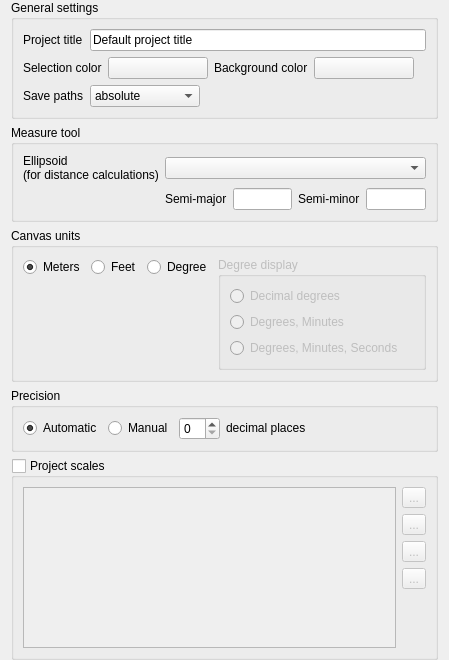
             <widget class="QWidget" name="scrollAreaWidgetContents_2">
              <property name="geometry">
               <rect>
                <x>0</x>
                <y>0</y>
                <width>449</width>
                <height>660</height>
               </rect>
              </property>
              <layout class="QVBoxLayout" name="verticalLayout_8">
               <property name="topMargin">
                <number>0</number>
               </property>
               <property name="bottomMargin">
                <number>0</number>
               </property>
               <item>
                <widget class="QgsCollapsibleGroupBox" name="titleBox">
                 <property name="title">
                  <string>General settings</string>
                 </property>
                 <property name="syncGroup" stdset="0">
                  <string notr="true">projgeneral</string>
                 </property>
                 <layout class="QGridLayout" name="gridLayout_26">
                  <item row="2" column="2" colspan="2">
                   <spacer>
                    <property name="orientation">
                     <enum>Qt::Horizontal</enum>
                    </property>
                    <property name="sizeHint" stdset="0">
                     <size>
                      <width>40</width>
                      <height>20</height>
                     </size>
                    </property>
                   </spacer>
                  </item>
                  <item row="2" column="1">
                   <widget class="QComboBox" name="cbxAbsolutePath">
                    <item>
                     <property name="text">
                      <string>absolute</string>
                     </property>
                    </item>
                    <item>
                     <property name="text">
                      <string>relative</string>
                     </property>
                    </item>
                   </widget>
                  </item>
                  <item row="1" column="0" colspan="4">
                   <layout class="QHBoxLayout" name="horizontalLayout_5">
                    <item>
                     <widget class="QLabel" name="textLabel1">
                      <property name="sizePolicy">
                       <sizepolicy hsizetype="Maximum" vsizetype="Preferred">
                        <horstretch>0</horstretch>
                        <verstretch>0</verstretch>
                       </sizepolicy>
                      </property>
                      <property name="text">
                       <string>Selection color</string>
                      </property>
                      <property name="buddy">
                       <cstring>pbnSelectionColor</cstring>
                      </property>
                     </widget>
                    </item>
                    <item>
                     <widget class="QgsColorButton" name="pbnSelectionColor">
                      <property name="minimumSize">
                       <size>
                        <width>100</width>
                        <height>0</height>
                       </size>
                      </property>
                      <property name="maximumSize">
                       <size>
                        <width>100</width>
                        <height>16777215</height>
                       </size>
                      </property>
                      <property name="text">
                       <string/>
                      </property>
                     </widget>
                    </item>
                    <item>
                     <widget class="QLabel" name="label">
                      <property name="sizePolicy">
                       <sizepolicy hsizetype="Maximum" vsizetype="Preferred">
                        <horstretch>0</horstretch>
                        <verstretch>0</verstretch>
                       </sizepolicy>
                      </property>
                      <property name="text">
                       <string>Background color</string>
                      </property>
                      <property name="buddy">
                       <cstring>pbnCanvasColor</cstring>
                      </property>
                     </widget>
                    </item>
                    <item>
                     <widget class="QgsColorButton" name="pbnCanvasColor">
                      <property name="minimumSize">
                       <size>
                        <width>100</width>
                        <height>0</height>
                       </size>
                      </property>
                      <property name="maximumSize">
                       <size>
                        <width>100</width>
                        <height>16777215</height>
                       </size>
                      </property>
                      <property name="text">
                       <string/>
                      </property>
                     </widget>
                    </item>
                    <item>
                     <spacer name="horizontalSpacer_4">
                      <property name="orientation">
                       <enum>Qt::Horizontal</enum>
                      </property>
                      <property name="sizeHint" stdset="0">
                       <size>
                        <width>40</width>
                        <height>20</height>
                       </size>
                      </property>
                     </spacer>
                    </item>
                   </layout>
                  </item>
                  <item row="2" column="0">
                   <widget class="QLabel" name="label_3">
                    <property name="sizePolicy">
                     <sizepolicy hsizetype="Maximum" vsizetype="Preferred">
                      <horstretch>0</horstretch>
                      <verstretch>0</verstretch>
                     </sizepolicy>
                    </property>
                    <property name="text">
                     <string>Save paths</string>
                    </property>
                    <property name="buddy">
                     <cstring>cbxAbsolutePath</cstring>
                    </property>
                   </widget>
                  </item>
                  <item row="0" column="1" colspan="3">
                   <widget class="QLineEdit" name="titleEdit">
                    <property name="toolTip">
                     <string>Descriptive project name</string>
                    </property>
                    <property name="text">
                     <string>Default project title</string>
                    </property>
                   </widget>
                  </item>
                  <item row="0" column="0">
                   <widget class="QLabel" name="label_2">
                    <property name="sizePolicy">
                     <sizepolicy hsizetype="Maximum" vsizetype="Preferred">
                      <horstretch>0</horstretch>
                      <verstretch>0</verstretch>
                     </sizepolicy>
                    </property>
                    <property name="text">
                     <string>Project title</string>
                    </property>
                    <property name="buddy">
                     <cstring>titleEdit</cstring>
                    </property>
                   </widget>
                  </item>
                 </layout>
                </widget>
               </item>
               <item>
                <widget class="QgsCollapsibleGroupBox" name="btnGrpMeasureEllipsoid">
                 <property name="title">
                  <string>Measure tool</string>
                 </property>
                 <property name="syncGroup" stdset="0">
                  <string notr="true">projgeneral</string>
                 </property>
                 <layout class="QGridLayout" name="gridLayoutMeasureTool">
                  <item row="1" column="0">
                   <widget class="QLabel" name="textLabel1_8">
                    <property name="text">
                     <string>Ellipsoid
(for distance calculations)</string>
                    </property>
                   </widget>
                  </item>
                  <item row="2" column="1">
                   <widget class="QLabel" name="label_41">
                    <property name="text">
                     <string>Semi-major</string>
                    </property>
                   </widget>
                  </item>
                  <item row="2" column="2">
                   <widget class="QLineEdit" name="leSemiMajor"/>
                  </item>
                  <item row="2" column="4">
                   <widget class="QLineEdit" name="leSemiMinor"/>
                  </item>
                  <item row="2" column="3">
                   <widget class="QLabel" name="label_42">
                    <property name="text">
                     <string>Semi-minor</string>
                    </property>
                   </widget>
                  </item>
                  <item row="1" column="1" colspan="4">
                   <widget class="QComboBox" name="cmbEllipsoid"/>
                  </item>
                 </layout>
                </widget>
               </item>
               <item>
                <widget class="QgsCollapsibleGroupBox" name="btnGrpMapUnits">
                 <property name="sizePolicy">
                  <sizepolicy hsizetype="Preferred" vsizetype="Maximum">
                   <horstretch>0</horstretch>
                   <verstretch>0</verstretch>
                  </sizepolicy>
                 </property>
                 <property name="toolTip">
                  <string>Used when CRS transformation is turned off</string>
                 </property>
                 <property name="title">
                  <string>Canvas units</string>
                 </property>
                 <property name="syncGroup" stdset="0">
                  <string notr="true">projgeneral</string>
                 </property>
                 <layout class="QVBoxLayout" name="verticalLayout_19">
                  <item>
                   <layout class="QGridLayout" name="gridLayout_2">
                    <item row="1" column="0">
                     <spacer name="verticalSpacer_4">
                      <property name="orientation">
                       <enum>Qt::Vertical</enum>
                      </property>
                      <property name="sizeHint" stdset="0">
                       <size>
                        <width>20</width>
                        <height>0</height>
                       </size>
                      </property>
                     </spacer>
                    </item>
                    <item row="0" column="2">
                     <widget class="QRadioButton" name="radDegrees">
                      <property name="sizePolicy">
                       <sizepolicy hsizetype="Maximum" vsizetype="Fixed">
                        <horstretch>0</horstretch>
                        <verstretch>0</verstretch>
                       </sizepolicy>
                      </property>
                      <property name="text">
                       <string>Degree</string>
                      </property>
                     </widget>
                    </item>
                    <item row="0" column="1">
                     <widget class="QRadioButton" name="radFeet">
                      <property name="sizePolicy">
                       <sizepolicy hsizetype="Maximum" vsizetype="Fixed">
                        <horstretch>0</horstretch>
                        <verstretch>0</verstretch>
                       </sizepolicy>
                      </property>
                      <property name="text">
                       <string>Feet</string>
                      </property>
                     </widget>
                    </item>
                    <item row="0" column="0">
                     <widget class="QRadioButton" name="radMeters">
                      <property name="sizePolicy">
                       <sizepolicy hsizetype="Maximum" vsizetype="Fixed">
                        <horstretch>0</horstretch>
                        <verstretch>0</verstretch>
                       </sizepolicy>
                      </property>
                      <property name="text">
                       <string>Meters</string>
                      </property>
                      <property name="checked">
                       <bool>true</bool>
                      </property>
                     </widget>
                    </item>
                    <item row="0" column="3" rowspan="2">
                     <widget class="QGroupBox" name="btnGrpDegreeDisplay">
                      <property name="enabled">
                       <bool>false</bool>
                      </property>
                      <property name="title">
                       <string>Degree display</string>
                      </property>
                      <layout class="QVBoxLayout" name="verticalLayout_20">
                       <item>
                        <widget class="QRadioButton" name="radD">
                         <property name="text">
                          <string>Decimal degrees</string>
                         </property>
                        </widget>
                       </item>
                       <item>
                        <widget class="QRadioButton" name="radDM">
                         <property name="text">
                          <string>Degrees, Minutes</string>
                         </property>
                        </widget>
                       </item>
                       <item>
                        <widget class="QRadioButton" name="radDMS">
                         <property name="text">
                          <string>Degrees, Minutes, Seconds</string>
                         </property>
                        </widget>
                       </item>
                      </layout>
                     </widget>
                    </item>
                   </layout>
                  </item>
                 </layout>
                </widget>
               </item>
               <item>
                <widget class="QgsCollapsibleGroupBox" name="btnGrpPrecision">
                 <property name="title">
                  <string>Precision</string>
                 </property>
                 <property name="syncGroup" stdset="0">
                  <string notr="true">projgeneral</string>
                 </property>
                 <layout class="QGridLayout" name="gridLayout_28">
                  <item row="0" column="2">
                   <widget class="QFrame" name="mPrecisionFrame">
                    <property name="frameShape">
                     <enum>QFrame::NoFrame</enum>
                    </property>
                    <property name="frameShadow">
                     <enum>QFrame::Raised</enum>
                    </property>
                    <layout class="QHBoxLayout" name="horizontalLayout_4">
                     <property name="margin">
                      <number>0</number>
                     </property>
                     <item>
                      <widget class="QSpinBox" name="spinBoxDP">
                       <property name="toolTip">
                        <string>The number of decimal places for the manual option</string>
                       </property>
                       <property name="whatsThis">
                        <string>The number of decimal places for the manual option</string>
                       </property>
                      </widget>
                     </item>
                     <item>
                      <widget class="QLabel" name="labelDP">
                       <property name="sizePolicy">
                        <sizepolicy hsizetype="MinimumExpanding" vsizetype="Fixed">
                         <horstretch>0</horstretch>
                         <verstretch>0</verstretch>
                        </sizepolicy>
                       </property>
                       <property name="text">
                        <string>decimal places</string>
                       </property>
                       <property name="buddy">
                        <cstring>spinBoxDP</cstring>
                       </property>
                      </widget>
                     </item>
                    </layout>
                   </widget>
                  </item>
                  <item row="0" column="1">
                   <widget class="QRadioButton" name="radManual">
                    <property name="toolTip">
                     <string>Sets the number of decimal places to use for the mouse position display</string>
                    </property>
                    <property name="whatsThis">
                     <string>Sets the number of decimal places to use for the mouse position display</string>
                    </property>
                    <property name="text">
                     <string>Manual</string>
                    </property>
                   </widget>
                  </item>
                  <item row="0" column="0">
                   <widget class="QRadioButton" name="radAutomatic">
                    <property name="toolTip">
                     <string>Automatically sets the number of decimal places in the mouse position display</string>
                    </property>
                    <property name="whatsThis">
                     <string>The number of decimal places that are used when displaying the mouse position is automatically set to be enough so that moving the mouse by one pixel gives a change in the position display</string>
                    </property>
                    <property name="text">
                     <string>Automatic</string>
                    </property>
                    <property name="checked">
                     <bool>true</bool>
                    </property>
                   </widget>
                  </item>
                 </layout>
                </widget>
               </item>
               <item>
                <widget class="QgsCollapsibleGroupBox" name="grpProjectScales">
                 <property name="sizePolicy">
                  <sizepolicy hsizetype="Preferred" vsizetype="Expanding">
                   <horstretch>0</horstretch>
                   <verstretch>3</verstretch>
                  </sizepolicy>
                 </property>
                 <property name="title">
                  <string>Project scales</string>
                 </property>
                 <property name="checkable">
                  <bool>true</bool>
                 </property>
                 <property name="checked">
                  <bool>false</bool>
                 </property>
                 <property name="syncGroup" stdset="0">
                  <string notr="true">projgeneral</string>
                 </property>
                 <layout class="QGridLayout" name="gridLayout_7">
                  <item row="0" column="0">
                   <widget class="QListWidget" name="lstScales"/>
                  </item>
                  <item row="0" column="1">
                   <layout class="QVBoxLayout" name="verticalLayout_4">
                    <item>
                     <widget class="QToolButton" name="pbnAddScale">
                      <property name="text">
                       <string>...</string>
                      </property>
                      <property name="icon">
                       <iconset resource="../../images/images.qrc">
                        <normaloff>:/images/themes/default/mActionNewAttribute.png</normaloff>:/images/themes/default/mActionNewAttribute.png</iconset>
                      </property>
                     </widget>
                    </item>
                    <item>
                     <widget class="QToolButton" name="pbnRemoveScale">
                      <property name="text">
                       <string>...</string>
                      </property>
                      <property name="icon">
                       <iconset resource="../../images/images.qrc">
                        <normaloff>:/images/themes/default/mActionDeleteAttribute.png</normaloff>:/images/themes/default/mActionDeleteAttribute.png</iconset>
                      </property>
                     </widget>
                    </item>
                    <item>
                     <widget class="QToolButton" name="pbnImportScales">
                      <property name="text">
                       <string>...</string>
                      </property>
                      <property name="icon">
                       <iconset resource="../../images/images.qrc">
                        <normaloff>:/images/themes/default/mActionFolder.png</normaloff>:/images/themes/default/mActionFolder.png</iconset>
                      </property>
                     </widget>
                    </item>
                    <item>
                     <widget class="QToolButton" name="pbnExportScales">
                      <property name="text">
                       <string>...</string>
                      </property>
                      <property name="icon">
                       <iconset resource="../../images/images.qrc">
                        <normaloff>:/images/themes/default/mActionFileSave.svg</normaloff>:/images/themes/default/mActionFileSave.svg</iconset>
                      </property>
                     </widget>
                    </item>
                    <item>
                     <spacer name="verticalSpacer">
                      <property name="orientation">
                       <enum>Qt::Vertical</enum>
                      </property>
                      <property name="sizeHint" stdset="0">
                       <size>
                        <width>20</width>
                        <height>40</height>
                       </size>
                      </property>
                     </spacer>
                    </item>
                   </layout>
                  </item>
                 </layout>
                </widget>
               </item>
               <item>
                <spacer name="verticalSpacer_5">
                 <property name="orientation">
                  <enum>Qt::Vertical</enum>
                 </property>
                 <property name="sizeHint" stdset="0">
                  <size>
                   <width>20</width>
                   <height>0</height>
                  </size>
                 </property>
                </spacer>
               </item>
              </layout>
             </widget>
